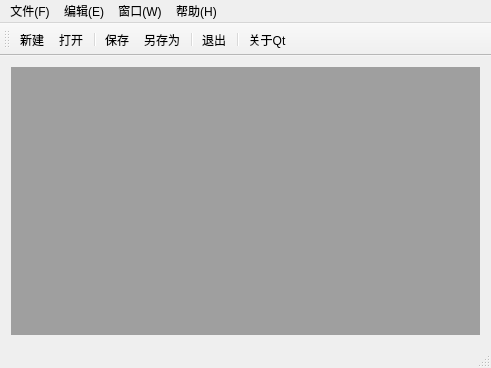
<?xml version="1.0" encoding="UTF-8"?>
<ui version="4.0">
 <class>MainWindow</class>
 <widget class="QMainWindow" name="MainWindow">
  <property name="geometry">
   <rect>
    <x>0</x>
    <y>0</y>
    <width>491</width>
    <height>368</height>
   </rect>
  </property>
  <property name="windowTitle">
   <string>MainWindow</string>
  </property>
  <widget class="QWidget" name="centralWidget">
   <layout class="QGridLayout" name="gridLayout">
    <item row="0" column="0">
     <widget class="QMdiArea" name="mdiArea"/>
    </item>
   </layout>
  </widget>
  <widget class="QMenuBar" name="menuBar">
   <property name="geometry">
    <rect>
     <x>0</x>
     <y>0</y>
     <width>491</width>
     <height>22</height>
    </rect>
   </property>
   <widget class="QMenu" name="menuF">
    <property name="title">
     <string>文件(F)</string>
    </property>
    <addaction name="actionNew"/>
    <addaction name="actionOpen"/>
    <addaction name="separator"/>
    <addaction name="actionSave"/>
    <addaction name="actionSaveAs"/>
    <addaction name="separator"/>
    <addaction name="actionExit"/>
   </widget>
   <widget class="QMenu" name="menuE">
    <property name="title">
     <string>编辑(E)</string>
    </property>
    <addaction name="actionUndo"/>
    <addaction name="actionRedo"/>
    <addaction name="separator"/>
    <addaction name="actionCut"/>
    <addaction name="actionCopy"/>
    <addaction name="actionPaste"/>
   </widget>
   <widget class="QMenu" name="menuW">
    <property name="title">
     <string>窗口(W)</string>
    </property>
    <addaction name="actionClose"/>
    <addaction name="actionCloseAll"/>
    <addaction name="separator"/>
    <addaction name="actionTile"/>
    <addaction name="actionCascade"/>
    <addaction name="separator"/>
    <addaction name="actionNext"/>
    <addaction name="actionPrevious"/>
   </widget>
   <widget class="QMenu" name="menuH">
    <property name="title">
     <string>帮助(H)</string>
    </property>
    <addaction name="actionAbout"/>
    <addaction name="actionAboutQt"/>
   </widget>
   <addaction name="menuF"/>
   <addaction name="menuE"/>
   <addaction name="menuW"/>
   <addaction name="menuH"/>
  </widget>
  <widget class="QToolBar" name="mainToolBar">
   <attribute name="toolBarArea">
    <enum>TopToolBarArea</enum>
   </attribute>
   <attribute name="toolBarBreak">
    <bool>false</bool>
   </attribute>
   <addaction name="actionNew"/>
   <addaction name="actionOpen"/>
   <addaction name="separator"/>
   <addaction name="actionSave"/>
   <addaction name="actionSaveAs"/>
   <addaction name="separator"/>
   <addaction name="actionExit"/>
   <addaction name="separator"/>
   <addaction name="actionAboutQt"/>
  </widget>
  <widget class="QStatusBar" name="statusBar"/>
  <action name="actionNew">
   <property name="icon">
    <iconset resource="myresource.qrc">
     <normaloff>:/icons/icons/add_file.png</normaloff>:/icons/icons/add_file.png</iconset>
   </property>
   <property name="text">
    <string>新建</string>
   </property>
   <property name="shortcut">
    <string>Ctrl+N</string>
   </property>
  </action>
  <action name="actionOpen">
   <property name="icon">
    <iconset resource="myresource.qrc">
     <normaloff>:/icons/icons/open_file.png</normaloff>:/icons/icons/open_file.png</iconset>
   </property>
   <property name="text">
    <string>打开</string>
   </property>
   <property name="shortcut">
    <string>Ctrl+O</string>
   </property>
  </action>
  <action name="actionSave">
   <property name="icon">
    <iconset resource="myresource.qrc">
     <normaloff>:/icons/icons/save.png</normaloff>:/icons/icons/save.png</iconset>
   </property>
   <property name="text">
    <string>保存</string>
   </property>
   <property name="shortcut">
    <string>Ctrl+S</string>
   </property>
  </action>
  <action name="actionSaveAs">
   <property name="icon">
    <iconset resource="myresource.qrc">
     <normaloff>:/icons/icons/save_as.png</normaloff>:/icons/icons/save_as.png</iconset>
   </property>
   <property name="text">
    <string>另存为</string>
   </property>
  </action>
  <action name="actionExit">
   <property name="icon">
    <iconset resource="myresource.qrc">
     <normaloff>:/icons/icons/exit.png</normaloff>:/icons/icons/exit.png</iconset>
   </property>
   <property name="text">
    <string>退出</string>
   </property>
  </action>
  <action name="actionUndo">
   <property name="icon">
    <iconset resource="myresource.qrc">
     <normaloff>:/icons/icons/undo.png</normaloff>:/icons/icons/undo.png</iconset>
   </property>
   <property name="text">
    <string>撤销</string>
   </property>
   <property name="shortcut">
    <string>Ctrl+Z</string>
   </property>
  </action>
  <action name="actionRedo">
   <property name="icon">
    <iconset resource="myresource.qrc">
     <normaloff>:/icons/icons/redo.png</normaloff>:/icons/icons/redo.png</iconset>
   </property>
   <property name="text">
    <string>恢复</string>
   </property>
   <property name="shortcut">
    <string>Ctrl+Y</string>
   </property>
  </action>
  <action name="actionCut">
   <property name="icon">
    <iconset resource="myresource.qrc">
     <normaloff>:/icons/icons/cut.png</normaloff>:/icons/icons/cut.png</iconset>
   </property>
   <property name="text">
    <string>剪切</string>
   </property>
   <property name="shortcut">
    <string>Ctrl+X</string>
   </property>
  </action>
  <action name="actionCopy">
   <property name="icon">
    <iconset resource="myresource.qrc">
     <normaloff>:/icons/icons/copy.png</normaloff>:/icons/icons/copy.png</iconset>
   </property>
   <property name="text">
    <string>复制</string>
   </property>
   <property name="shortcut">
    <string>Ctrl+C</string>
   </property>
  </action>
  <action name="actionPaste">
   <property name="icon">
    <iconset resource="myresource.qrc">
     <normaloff>:/icons/icons/paste.png</normaloff>:/icons/icons/paste.png</iconset>
   </property>
   <property name="text">
    <string>粘贴</string>
   </property>
   <property name="shortcut">
    <string>Ctrl+V</string>
   </property>
  </action>
  <action name="actionClose">
   <property name="text">
    <string>关闭</string>
   </property>
  </action>
  <action name="actionCloseAll">
   <property name="text">
    <string>关闭所有窗口</string>
   </property>
  </action>
  <action name="actionTile">
   <property name="text">
    <string>平铺</string>
   </property>
  </action>
  <action name="actionCascade">
   <property name="text">
    <string>层叠</string>
   </property>
  </action>
  <action name="actionNext">
   <property name="icon">
    <iconset resource="myresource.qrc">
     <normaloff>:/icons/icons/right.png</normaloff>:/icons/icons/right.png</iconset>
   </property>
   <property name="text">
    <string>下一个</string>
   </property>
   <property name="shortcut">
    <string>Ctrl+Right</string>
   </property>
  </action>
  <action name="actionPrevious">
   <property name="icon">
    <iconset resource="myresource.qrc">
     <normaloff>:/icons/icons/left.png</normaloff>:/icons/icons/left.png</iconset>
   </property>
   <property name="text">
    <string>前一个</string>
   </property>
   <property name="shortcut">
    <string>Ctrl+Left</string>
   </property>
  </action>
  <action name="actionAbout">
   <property name="icon">
    <iconset resource="myresource.qrc">
     <normaloff>:/icons/icons/about.png</normaloff>:/icons/icons/about.png</iconset>
   </property>
   <property name="text">
    <string>关于</string>
   </property>
  </action>
  <action name="actionAboutQt">
   <property name="icon">
    <iconset resource="myresource.qrc">
     <normaloff>:/icons/icons/about.png</normaloff>:/icons/icons/about.png</iconset>
   </property>
   <property name="text">
    <string>关于Qt</string>
   </property>
  </action>
 </widget>
 <layoutdefault spacing="6" margin="11"/>
 <resources>
  <include location="myresource.qrc"/>
 </resources>
 <connections/>
</ui>
